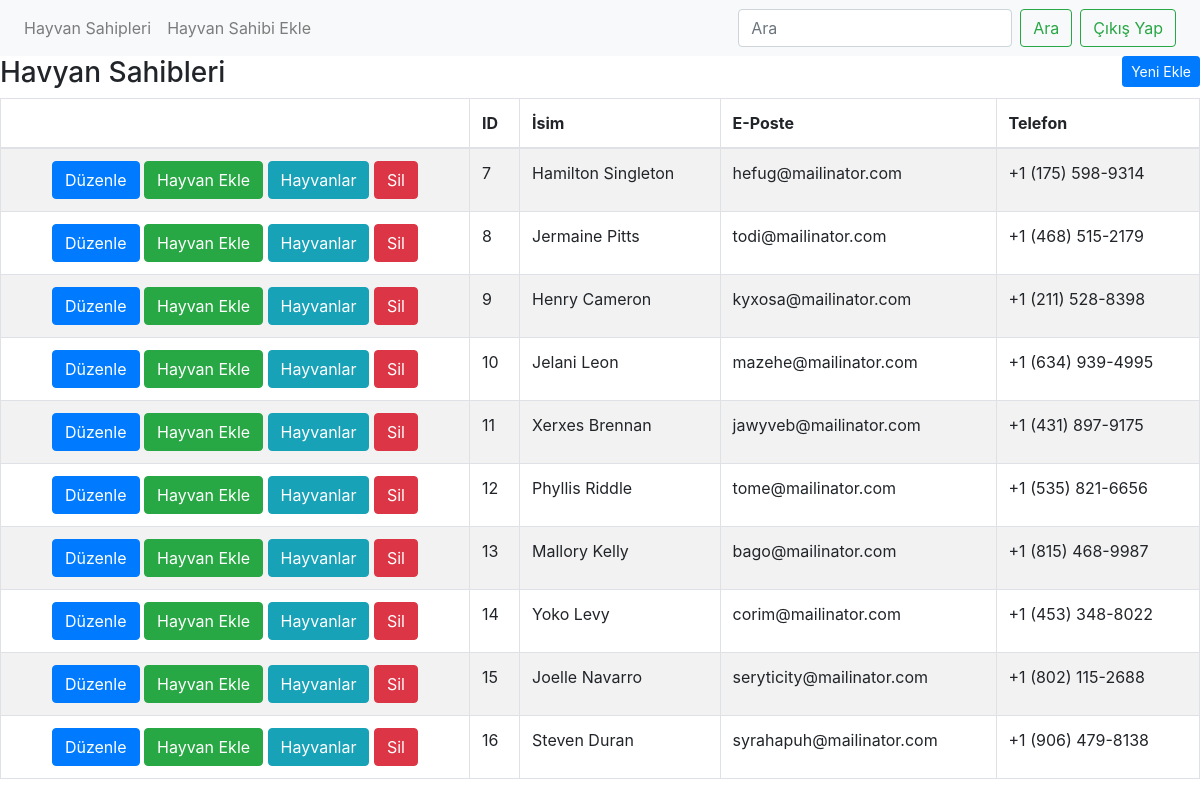
Screenshot of / (signed in) with the database file from the repository.
### veterinary/models/Owner.py (models this page shows, shortened)
class OwnerModel(models.Model):
    user = models.ForeignKey('accounts.CustomUserModel',on_delete=models.CASCADE,related_name="user",null=True)
    name= models.CharField(max_length=50,null=True)
    slug = AutoSlugField(populate_from='name')
    email=models.EmailField(max_length=70,blank=True,unique=True)
    phone = models.CharField(max_length=17, unique=False)
    address=models.TextField(unique=False,null=False)
    created_at = models.DateTimeField(auto_now=True)
    updated_at = models.DateTimeField(auto_now=True)
    class Meta:
        verbose_name="Owner"
        verbose_name = 'Owner'

### veterinary/views/owner.py (the view)
# urls.py: path('', OwnerView.as_view(),name="owner"),#Home page
class OwnerView(LoginRequiredMixin,View):
    http_method_names=['get','post']
    def get(self,request):
        search=request.GET.get('search')
        owner=OwnerModel.objects.filter(user=request.user)
        if search:
            owner= owner.filter(
                Q(name__icontains=search)
            )
        context={
            "owner":owner
        }
        return render(request,'page/owner.html',context=context)

### veterinary/templates/page/owner.html (shortened to what this page needs)
{% extends 'layout.html' %}
{% block content %}
<div class="container-fuild">
  <div class="row">
    <div class="col-md-12 ">
      <div class="panel panel-default panel-table">
        <div class="panel-heading">
          <div class="row">
            <div class="col col-xs-6">
              <h3 class="panel-title">Havyan Sahibleri</h3>
            </div>
            <div class="col col-xs-6 text-right">
              <a href="{% url 'veterinary:insertowner' %} "  class="btn btn-sm btn-primary btn-create">Yeni Ekle</a>
            </div>
          </div>
        </div>
        <div class="panel-body">
          <table class="table table-striped table-bordered table-list">
            <thead>
              <tr>
                <th><em class="fa fa-cog"></em></th>
                <th class="hidden-xs">ID</th>
                <th scope="col">İsim</th>
                <th scope="col">E-Poste</th>
                <th scope="col">Telefon</th>
              </tr>
            </thead>
            <tbody>
              {% for row in owner  %}
              <tr>
                <td align="center">
                  <a href="{% url 'veterinary:editowner' slug=row.slug %}" class="btn btn-primary">Düzenle</a>
                  <a href="{% url 'veterinary:insertanimal' slug=row.slug %}" class="btn btn-success">Hayvan Ekle</a>
                  <a href="{% url 'veterinary:animal' slug=row.slug %}" class="btn btn-info">Hayvanlar</a>
                  {% if user.role %}
                  <a href="{% url 'veterinary:ownerdelete' slug=row.slug %}" class="btn btn-danger">Sil</a>
                  {% endif %}
                </td>
                <td class="hidden-xs"> {{row.id}} </td>
                <td>{{row.name}}</td>
                <td>{{ row.email}}</td>
                <td> {{row.phone}} </td>
              </tr>
              {%  endfor %}
            </tbody>
          </table>
        </div>
      </div>
    </div>
  </div>
</div>
{% endblock %}

### rows the page displays
OwnerModel: id "7", name "Hamilton Singleton", email "hefug@mailinator.com", phone "+1 (175) 598-9314"
OwnerModel: id "8", name "Jermaine Pitts", email "todi@mailinator.com", phone "+1 (468) 515-2179"
OwnerModel: id "9", name "Henry Cameron", email "kyxosa@mailinator.com", phone "+1 (211) 528-8398"
OwnerModel: id "10", name "Jelani Leon", email "mazehe@mailinator.com", phone "+1 (634) 939-4995"
OwnerModel: id "11", name "Xerxes Brennan", email "jawyveb@mailinator.com", phone "+1 (431) 897-9175"
OwnerModel: id "12", name "Phyllis Riddle", email "tome@mailinator.com", phone "+1 (535) 821-6656"
OwnerModel: id "13", name "Mallory Kelly", email "bago@mailinator.com", phone "+1 (815) 468-9987"
OwnerModel: id "14", name "Yoko Levy", email "corim@mailinator.com", phone "+1 (453) 348-8022"
OwnerModel: id "15", name "Joelle Navarro", email "seryticity@mailinator.com", phone "+1 (802) 115-2688"
OwnerModel: id "16", name "Steven Duran", email "syrahapuh@mailinator.com", phone "+1 (906) 479-8138"
